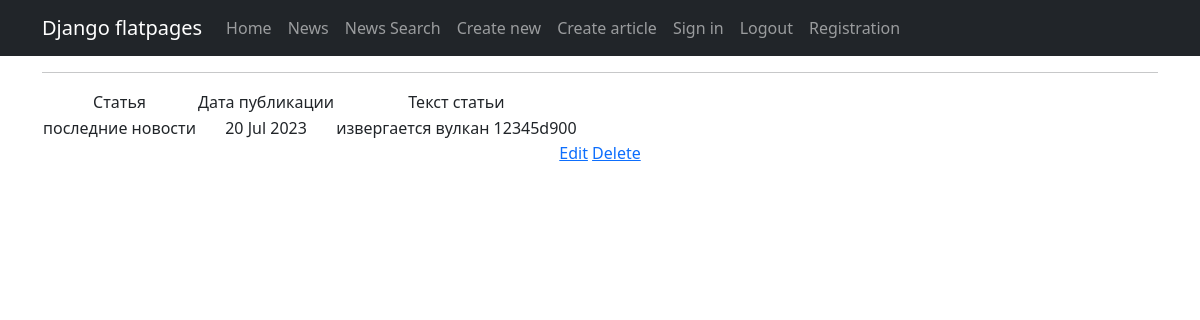
Screenshot of /news/1 with the database file from the repository.
### news/models.py (models this page shows, shortened)
class Post(models.Model):
    objects = None
    article = 'AR'
    news = 'NE'
    types = [
        (news, 'Новость'),
        (article, 'Статья')
    ]
    post_author = models.ForeignKey(Author, on_delete=models.CASCADE)
    type = models.CharField(max_length=100, choices=types)
    post_time = models.DateTimeField(default=django.utils.timezone.now)
    categories = models.ManyToManyField(Category, through="PostCategory")
    title = models.CharField(max_length=255, null=False)
    text = models.TextField()
    rating = models.IntegerField(default=0)

### news/views.py (the view)
# urls.py: path('<int:pk>', PostsDetail.as_view()),
class PostsDetail(DetailView):
    model = Post
    template_name = 'postsdetails.html'
    context_object_name = 'post'

### news/templatetags/custom_filters.py (called while the page is built)
@register.filter()
def censor(text):
    new_content = text
    for i in CNSRD:
        new_content = new_content.replace(i,i[:1]+ '*'*(len(i)-1))
    return new_content

### templates/postsdetails.html (shortened to what this page needs)
{% extends 'flatpages/default.html' %}
{% load custom_filters %}
{% block content %}
   <hr>
 {% if post %}
       <table>
           <tr>
               <td>Статья</td>
               <td>Дата публикации</td>
               <td>Текст статьи</td>
           </tr>
           <tr>
               <td>{{ post.title|censor }}</td>
               <td>{{ post.post_time|date:'d M Y' }}</td>
               <td>{{ post.text|censor }}</td>
           </tr>
       </table>
{% else %}
       <h2>Такой статьи нет!</h2>
{% endif %}
<a href='{% url "news_update" post.pk %}'>Edit</a>
<a href='{% url "news_delete" post.pk %}'>Delete</a>
{% endblock content %}

### rows the page displays
Post: title|censor "последние новости", post_time "20 Jul 2023", text|censor "извергается вулкан 12345d900"
